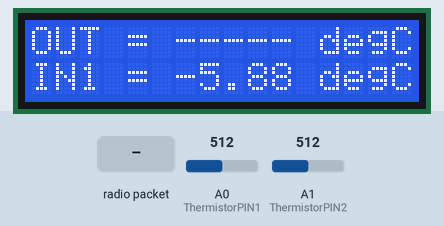
The sketch below on a simulated Arduino Uno, built with avr-gcc and run on an emulated ATmega328P. Shown: 16×2 character LCD. Inputs (shaded band) come from the test bench; at power-on: A0 (ThermistorPIN1) = 512, A1 (ThermistorPIN2) = 512. No radio packets arrive unless stated; what the sketch prints to the serial monitor is not drawn.

Above: at 1.8 s.
1.9 s: A0 (ThermistorPIN1) set to 0
At 7.6 s:
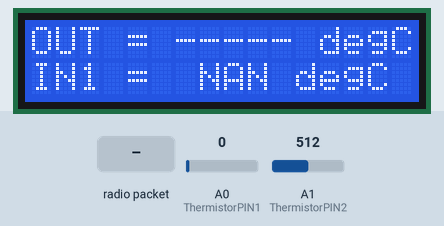
7.7 s: A1 (ThermistorPIN2) set to 0
At 9.7 s:
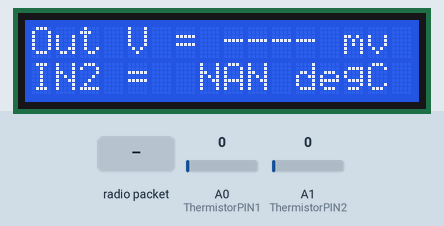
21.3 s: radio packet "1" arrives
At 31.0 s:
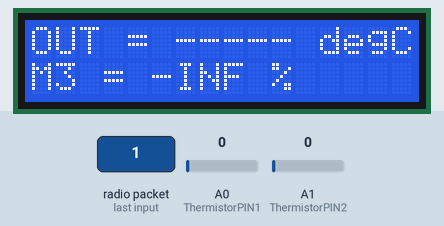
33.0 s: A0 (ThermistorPIN1) set to 30
At 39.5 s:
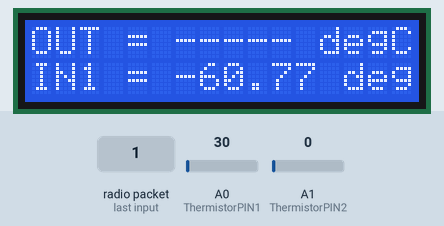
43.0 s: A1 (ThermistorPIN2) set to 30
At 47.5 s:
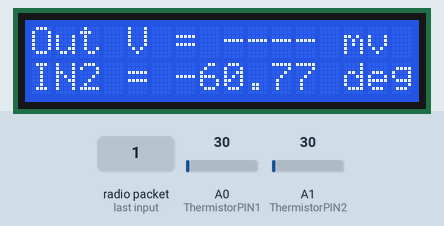
48.0 s: A0 (ThermistorPIN1) set to 306
At 52.5 s:
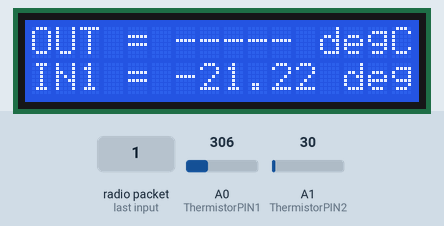
Timing chart, 0 to 54.0 s (numbered marks = the images above; inputs shaded):
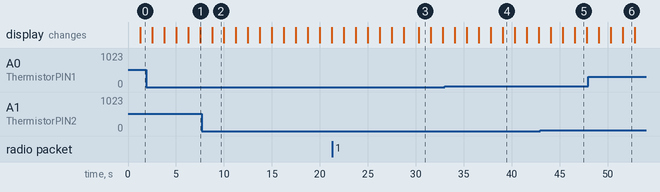

Measured:
- after the input at 1.9 s, the display: first differs from a run without the input after 5.6 s (image 1)
- after the input at 7.7 s, the display: changes after 1.1 s (image 2)
- after the input at 21.3 s, the display: first differs from a run without the input after 9.0 s (image 3)
- after the input at 33.0 s, the display: first differs from a run without the input after 6.1 s (image 4)
- after the input at 43.0 s, the display: first differs from a run without the input after 3.6 s (image 5)
- what the display in image 2 shows lasts 1.2 s, from 8.8 s to 10.0 s
- what the display in image 3 shows lasts 1.3 s, from 30.3 s to 31.6 s

The sketch:

LCD16x2-temp-NRF24l01-v1.5.ino
```cpp
//LCD Atmega328p with NRF24L01 runs MCUDude/Minicore Atemga328 Bootloader yes UART0 BOD 2.7V Internal 2 MHz LTO Enabled eeprom retained
//Remove all peripherals, use short USB extension - power via 3.3V from USB-TTL and set Logic jumper to 3.3V to reliably upload sketch via bootloader
//Non-LCD Atmega328p with NRF24L01 runs MCUDude/Minicore Atemga328 Bootloader yes UART0 BOD 2.7V External 18.432 MHz LTO Enabled eeprom retained
//Power it via 5V USB-TTL with Logic Jumper on 5V, can use the long USB extension.
#include <LiquidCrystal.h>
#include <math.h>
#define ThermistorPIN1 0
#define ThermistorPIN2 1
#define MoisturePIN1 2
#define MoisturePIN2 3
#define MoisturePIN3 4
#define MoisturePIN4 5
#include <SPI.h>
#include "nRF24L01.h"
#include "RF24.h"
#include "printf.h"
unsigned long previousScreenMillis = 0;        // will store last time LCD was updated
unsigned long previousRxMillis = 0;
unsigned long previousTxMillis = 0;
// loop delay in milli seconds
const long screen_refresh_interval = 1250;
const long Tx_data_interval=30000;
const long Rx_data_interval=300000;
boolean toggle_2nd_row=true;
#define DigitalSwitchforMoistureSensor 6
int i = 0;
char tempOUT[6];//12.34 - 5 chars + 1 trailing char
char vcc[5];//4653
    // vcc[4]='\0'; //Add the trailing chars
    // tempOUT[5]='\0';
char blankvcc[5]={'-','-','-','-','\0'};
char blanktempOUT[6]={'-','-','-','-','-','\0'};
char got_time[16]; //an Array of 16 bytes - since the payload size is 16 bytes
char mysettings[16];
float moist1,moist2,moist3,moist4;
float rawmoist1adc,rawmoist2adc,rawmoist3adc, rawmoist4adc;
//Max min usable ADC values for moisture sensors
//Plan to update/calibrate dynamically via another pipe on the radio
float max1=1023.0;
float min1=0.0;
float max2=1023.0;
float min2=0.0;
float max3=1023.0;
float min3=0.0;
float max4=1023.0;
float min4=0.0;
uint8_t onwhichpipedatawasreceived;
// initialize the library with the numbers of the interface pins
LiquidCrystal lcd(8, 7, 5, 4, 3, 2);
// Set up nRF24L01 radio on SPI bus plus pins 9 & 10

RF24 radio(9,10);

// Radio pipe addresses for the 2 nodes to communicate.
const uint64_t pipes[2] = { 0xBCBCBCBCBC,0xEDEDEDEDED};
float Thermistor(int RawADC) {
  float pad = 9980; // Actual measured value of the 10k pad register.
  long Resistance;
  float Temp;  // Dual-Purpose variable to save space.

  Resistance=pad*((1024.0 / RawADC) - 1);
  Temp = log(Resistance); // Saving the Log(resistance) so not to calculate  it 4 times later
  //Temp = 1 / (0.001129148 + (0.000234125 * Temp) + (0.0000000876741 * Temp * Temp * Temp));  // For 10 K thermistor
  Temp = 1 / (0.001474447721 + (0.0002370486854 * Temp) + (0.0000001079376360 * Temp * Temp * Temp)); // For YSI 400 thermistor
  Temp = Temp - 273.15;  // Convert Kelvin to Celsius
//vcc=readVcc();
   return Temp;                                      // Return the Temperature
}

void setup() {
 pinMode(DigitalSwitchforMoistureSensor,INPUT);
  // set up the LCD's number of columns and rows:
  lcd.begin(16, 2);
  Serial.begin(9600);
  printf_begin();
  radio.begin();

  // optionally, increase the delay between retries & # of retries
  radio.setRetries(15,15);

  // optionally, reduce the payload size.  seems to
  // improve reliability
  radio.setPayloadSize(16);
  radio.setChannel(0x80);
  radio.setDataRate(RF24_250KBPS);
radio.setAutoAck(0);
radio.disableCRC();
radio.openWritingPipe(pipes[0]);
radio.openReadingPipe(0, pipes[0]); //Need to do this for receive data on Data pipe 0 other wise it stays in closed state.
radio.openReadingPipe(1, pipes[1]);
radio.startListening();
radio.stopListening();
delay (10);

radio.startListening();
delay(50);
radio.printPrettyDetails();
//radio.printDetails();
//Fill the placeholder chars with blanks - until data is received
memcpy(vcc,blankvcc,5);
memcpy(tempOUT,blanktempOUT,6);
}
void drawscreen(int whichscreenamiat){
  if (whichscreenamiat == 0)
        {
        lcd.setCursor(0, 0);
        lcd.print("OUT = "+String(tempOUT)+" degC");
        // set the cursor to column 0, line 1
       // (note: line 1 is the second row, since counting begins with 0):
         lcd.setCursor(0, 1);
        float tempIN;
        tempIN=Thermistor(analogRead(ThermistorPIN1));
        lcd.print("IN1 = "+String(tempIN)+" degC");

        }

        if (whichscreenamiat == 1)
        {
        lcd.setCursor(0, 0);
        lcd.print("Out V = "+String(vcc)+" mv");
        lcd.setCursor(0, 1);
        float tempIN=Thermistor(analogRead(ThermistorPIN2));
        lcd.print("IN2 = "+String(tempIN)+" degC");
        }
        if (whichscreenamiat == 2)
        {

        lcd.setCursor(0, 0);
        lcd.print("M1 = "+String(moist1)+" %");
        lcd.setCursor(0, 1);

        lcd.print("M2 = "+String(moist2)+" %");

        }
        if (whichscreenamiat == 3)
        {
        lcd.setCursor(0, 0);
        lcd.print("OUT = "+String(tempOUT)+" degC");
        lcd.setCursor(0, 1);
        lcd.print("M3 = "+String(moist3)+" %");

        }

          if (whichscreenamiat == 4)
        {
        lcd.setCursor(0, 0);
        lcd.print("OUT = "+String(tempOUT)+" degC");
        lcd.setCursor(0, 1);
        lcd.print("M4 = "+String(moist4)+" %");

        }
  }

void senddata(){
 digitalWrite(DigitalSwitchforMoistureSensor,HIGH);
delay(10);
 pinMode(DigitalSwitchforMoistureSensor,OUTPUT);
  delay(100);

//Have to send data from 2 thermistors and 3 moisture sensors.
//Temp will be float data. Moistures will be 0-100. raw ADC 1023 is dry, 0 is wet
//Temp in1 prefix A, temp in2 prefix a
//Moist 1 prefix B, moist 2 prefix C, Moist 3 prefix D
  rawmoist1adc =analogRead(MoisturePIN1);
  moist1 = ((max1 - rawmoist1adc)*100)/(max1-min1);
  delay(20);

  rawmoist2adc=analogRead(MoisturePIN2);
  moist2 = ((max2 - rawmoist2adc)*100)/(max2-min2);
  delay(20);

  rawmoist3adc=analogRead(MoisturePIN3);
  moist3 = ((max3 - rawmoist3adc)*100)/(max3-min3);
  delay(20);

  rawmoist4adc=analogRead(MoisturePIN4);
  moist4 = ((max4 - rawmoist4adc)*100)/(max4-min4);
  delay(20);
  char moistdatastr1[16]={'B'};
  dtostrf(rawmoist1adc,6, 1, moistdatastr1+1);//B-100.0 - max space needed = 7 chars per read
  moistdatastr1[7]={'C'};
  dtostrf(rawmoist2adc,6, 1, moistdatastr1+8); //B-999.9C-999.9 = 14 chars.
  char moistdatastr2[16]={'D'};
  dtostrf(rawmoist3adc,6, 1, moistdatastr2+1);
  moistdatastr2[7]={'E'};
  dtostrf(rawmoist4adc,6, 1, moistdatastr2+8); //D-999.9E-999.9 = 14 chars.
 //char array for temp data
  char mytempstr[16]={'A'};
  float temp1,temp2;
  temp1=Thermistor(analogRead(ThermistorPIN1));
  delay(1);
  dtostrf(temp1,6, 2, mytempstr+1); //22.22 = 5 chars. -22.22 = 6 chars. need to leave total A-22.22 = 7 Chars
  temp2=Thermistor(analogRead(ThermistorPIN2));
  delay(1);
  //mytempstr[7]=':'; causing unnecessarry saving issues
  mytempstr[8]='a';
  dtostrf(temp2,6, 2, mytempstr+9); //A-22.22:a-22.22
delay(10);

 //Switch to Tx mode on the radio
  radio.stopListening();
 delay(20);
//send the moisture data
bool okT = radio.write( &moistdatastr1, 16);
if (okT)
      printf("moist1 OK...\r\n");
    else
     printf("failed.\n\r");
delay(20);
okT = radio.write( &moistdatastr2, 16);
if (okT)
      printf("moist2 OK...\r\n");
    else
     printf("failed.\n\r");
delay(20);


//send the temp data
okT = radio.write( &mytempstr, 16);
if (okT)
      printf("temp OK...\r\n");
    else
     printf("failed.\n\r");


 delay(20);

//Set the radio back in listen mode
radio.startListening();
delay(20);
//Turn off the moisture switch
pinMode(DigitalSwitchforMoistureSensor,INPUT);
delay(10);

}
void handleconfig(char *myconfigdata)
{
  //order of configdata will be 0xFF 0xFF Max for B 0x11 0x11 min for B, 0xFF 0xFF max for C and so on
  //take the 4 bytes - convert into an integer and use the value.
  //ints to hold the values temporarily before being cast to floats defined above
  int mymax1,mymax2,mymax3,mymax4, mymin1,mymin2, mymin3,mymin4;
 memcpy(&mymax1,myconfigdata,2);
  memcpy(&mymin1,myconfigdata+2,2);
   memcpy(&mymax2,myconfigdata+4,2);
  memcpy(&mymin2,myconfigdata+6,2);
   memcpy(&mymax3,myconfigdata+8,2);
  memcpy(&mymin3,myconfigdata+10,2);
   memcpy(&mymax4,myconfigdata+12,2);
  memcpy(&mymin4,myconfigdata+14,2);
max1=mymax1;
max2=mymax2;
max3=mymax3;
max4=mymax4;
min1=mymin1;
min2=mymin2;
min3=mymin3;
min4=mymin4;
Serial.print("Max1= "); Serial.print(max1); Serial.print("Min1= "); Serial.println(min1);
Serial.print("Max2= "); Serial.print(max2); Serial.print("Min2= "); Serial.println(min2);
Serial.print("Max3= "); Serial.print(max3); Serial.print("Min3= "); Serial.println(min3);
Serial.print("Max4= "); Serial.print(max4); Serial.print("Min4= "); Serial.println(min4);
  }
void loop() {


    if( radio.available(&onwhichpipedatawasreceived)){
        if (onwhichpipedatawasreceived ==0){
        radio.read( got_time, 16 );             // Get the payload
       previousRxMillis=millis();
      memcpy(vcc,got_time+1,4);
      memcpy(tempOUT,got_time+6,5);
        }
        if (onwhichpipedatawasreceived ==1){
        //data received on config pipe. Config to be sent as 16 bytes - 2 bytes max/2 bytes min - 4bytes per sensor x 4 sensors = 16 bytes
        radio.read( mysettings, 16 );             // Get the payload
        handleconfig(mysettings);
      }


  }


      unsigned long currentRxMillis = millis();
if(currentRxMillis - previousRxMillis >= Rx_data_interval) {
   previousRxMillis=currentRxMillis;
    //No data received in last Rx-data_interval
    Serial.println("No data received");
    //Fill with blanks again - until data is received
     memcpy(vcc,blankvcc,5);
     memcpy(tempOUT,blanktempOUT,6);
}


      unsigned long currentTxMillis = millis();
if(currentTxMillis - previousTxMillis >= Tx_data_interval) {
   previousTxMillis=currentTxMillis;
    //Time to send out some sensor data on the ether
  senddata();
}

    unsigned long currentScreenMillis = millis();

    if ((currentScreenMillis - previousScreenMillis)>=screen_refresh_interval)
    {
        previousScreenMillis = currentScreenMillis;
      lcd.clear();
      drawscreen(i);
      if (i>3){i=0;}
      else    {  i=i+1;}


    }


}
```

printf.h
```cpp
// (licence header left out)
/**
 * @file printf.h
 *
 * Setup necessary to direct stdout to the Arduino Serial library, which
 * enables 'printf'
 */

#ifndef __PRINTF_H__
#define __PRINTF_H__

#ifdef ARDUINO

int serial_putc( char c, FILE * )
{
  Serial.write( c );

  return c;
}

void printf_begin(void)
{
  fdevopen( &serial_putc, 0 );
}

#else
#error This example is only for use on Arduino.
#endif // ARDUINO

#endif // __PRINTF_H__
```
